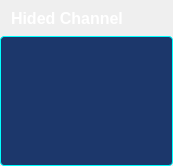
<?xml version="1.0" encoding="UTF-8"?>
<ui version="4.0">
 <class>CHidedChannelCard</class>
 <widget class="QWidget" name="CHidedChannelCard">
  <property name="geometry">
   <rect>
    <x>0</x>
    <y>0</y>
    <width>173</width>
    <height>166</height>
   </rect>
  </property>
  <property name="windowTitle">
   <string>Form</string>
  </property>
  <property name="styleSheet">
   <string notr="true"/>
  </property>
  <layout class="QVBoxLayout" name="verticalLayout">
   <property name="spacing">
    <number>0</number>
   </property>
   <property name="leftMargin">
    <number>0</number>
   </property>
   <property name="topMargin">
    <number>0</number>
   </property>
   <property name="rightMargin">
    <number>0</number>
   </property>
   <property name="bottomMargin">
    <number>0</number>
   </property>
   <item>
    <widget class="QLabel" name="label">
     <property name="minimumSize">
      <size>
       <width>0</width>
       <height>36</height>
      </size>
     </property>
     <property name="maximumSize">
      <size>
       <width>16777215</width>
       <height>36</height>
      </size>
     </property>
     <property name="styleSheet">
      <string notr="true">width: 140px;
height: 36px;
background: rgba(255,255,255,0.00);
border-radius: 4px;
font-size: 16px;
font-weight: bold;
text-align: left;
color: #ffffff;
line-height: 53px;
margin-left: 7px;</string>
     </property>
     <property name="text">
      <string>Hided Channel</string>
     </property>
    </widget>
   </item>
   <item>
    <widget class="QWidget" name="card" native="true">
     <property name="minimumSize">
      <size>
       <width>0</width>
       <height>130</height>
      </size>
     </property>
     <property name="styleSheet">
      <string notr="true">#card {
	
	background-color: #1C376B;
	border-radius: 4px;
	border: 1px solid #00FFFF;
}
QCheckBox {
	height: 20px;
	background: rgba(255,255,255,0.00);
	border-radius: 2px;
	font-size: 16px;
	font-weight: normal;
	color: #ffffff;
}
</string>
     </property>
     <layout class="QHBoxLayout" name="horizontalLayout">
      <property name="spacing">
       <number>0</number>
      </property>
      <property name="leftMargin">
       <number>5</number>
      </property>
      <property name="topMargin">
       <number>17</number>
      </property>
      <property name="rightMargin">
       <number>5</number>
      </property>
      <property name="bottomMargin">
       <number>17</number>
      </property>
      <item>
       <widget class="QScrollArea" name="scrollArea">
        <property name="styleSheet">
         <string notr="true">#scrollArea {
	border: 0px;
}
</string>
        </property>
        <property name="horizontalScrollBarPolicy">
         <enum>Qt::ScrollBarAlwaysOff</enum>
        </property>
        <property name="widgetResizable">
         <bool>true</bool>
        </property>
        <widget class="QWidget" name="scrollAreaWidgetContents">
         <property name="geometry">
          <rect>
           <x>0</x>
           <y>0</y>
           <width>163</width>
           <height>96</height>
          </rect>
         </property>
         <property name="styleSheet">
          <string notr="true">#scrollAreaWidgetContents {
	
	background-color: #1C376B;
}</string>
         </property>
         <layout class="QHBoxLayout" name="horizontalLayout_2">
          <property name="spacing">
           <number>4</number>
          </property>
          <property name="leftMargin">
           <number>0</number>
          </property>
          <property name="topMargin">
           <number>0</number>
          </property>
          <property name="rightMargin">
           <number>0</number>
          </property>
          <property name="bottomMargin">
           <number>0</number>
          </property>
          <item>
           <widget class="QWidget" name="left" native="true">
            <layout class="QVBoxLayout" name="verticalLayout_2">
             <property name="spacing">
              <number>0</number>
             </property>
             <property name="leftMargin">
              <number>0</number>
             </property>
             <property name="topMargin">
              <number>0</number>
             </property>
             <property name="rightMargin">
              <number>0</number>
             </property>
             <property name="bottomMargin">
              <number>0</number>
             </property>
             <item>
              <layout class="QVBoxLayout" name="leftContainer">
               <property name="spacing">
                <number>11</number>
               </property>
              </layout>
             </item>
             <item>
              <spacer name="verticalSpacer">
               <property name="orientation">
                <enum>Qt::Vertical</enum>
               </property>
               <property name="sizeHint" stdset="0">
                <size>
                 <width>20</width>
                 <height>40</height>
                </size>
               </property>
              </spacer>
             </item>
            </layout>
           </widget>
          </item>
          <item>
           <widget class="QWidget" name="right" native="true">
            <layout class="QVBoxLayout" name="verticalLayout_3">
             <property name="spacing">
              <number>0</number>
             </property>
             <property name="leftMargin">
              <number>0</number>
             </property>
             <property name="topMargin">
              <number>0</number>
             </property>
             <property name="rightMargin">
              <number>0</number>
             </property>
             <property name="bottomMargin">
              <number>0</number>
             </property>
             <item>
              <layout class="QVBoxLayout" name="rightContainer">
               <property name="spacing">
                <number>11</number>
               </property>
              </layout>
             </item>
             <item>
              <spacer name="verticalSpacer_2">
               <property name="orientation">
                <enum>Qt::Vertical</enum>
               </property>
               <property name="sizeHint" stdset="0">
                <size>
                 <width>20</width>
                 <height>40</height>
                </size>
               </property>
              </spacer>
             </item>
            </layout>
           </widget>
          </item>
         </layout>
        </widget>
       </widget>
      </item>
     </layout>
    </widget>
   </item>
  </layout>
 </widget>
 <resources/>
 <connections/>
</ui>
